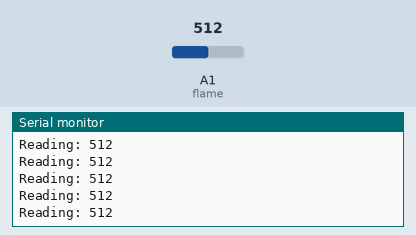
Bench run of a sketch on a simulated Arduino Uno, built with avr-gcc and run on an emulated ATmega328P. Parts: the last lines printed to the serial monitor. Inputs (shaded band) come from the test bench; at power-on: A1 (flame) = 512.

Above: at 1.2 s.
1.3 s: A1 (flame) set to 716
At 1.31 s:
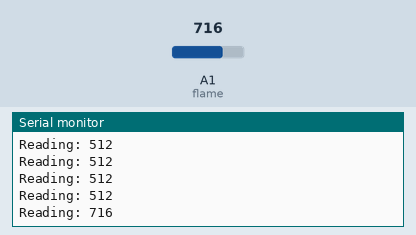
2.8 s: A1 (flame) set to 900
At 2.82 s:
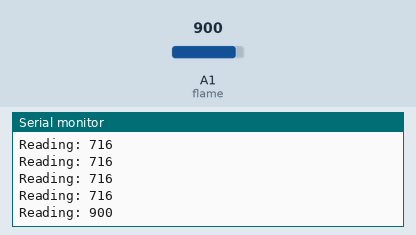
Timing chart, 0 to 5.8 s (numbered marks = the images above; inputs shaded):
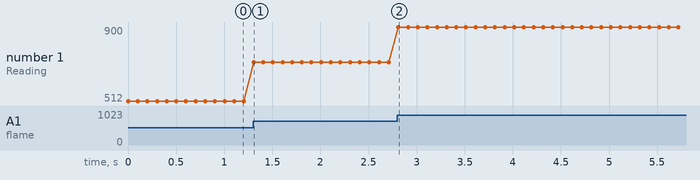

Measured:
- after the input at 1.3 s, the serial monitor: prints a new line at once (image 1)
- after the input at 2.8 s, the serial monitor: prints a new line at once (image 2)
- plotted number 1: 512 → 716 after the input at 1.3 s, 716 → 900 after the input at 2.8 s

The sketch:

Task-1.1.6.ino
```cpp
/*
Author: Sanjana Vani V
Date: 04-02-2026
Board: Arduino Uno R3
Description: Tests reading of Flame Sensor using IR Sensor
*/

const int flame = A1;
int value = 0;

void setup() {
  Serial.begin(9600);
  pinMode(flame, INPUT);
}

void loop() {
  value = analogRead(flame);

  Serial.print("Reading: ");
  Serial.println(value);

  delay(100);
}

/*
Flame Sensor Connections:
VCC - 5V
GND - Ground
O/P - Analog Pin A1

IR Sensor Connections:
VCC - 5V
GND - Ground
*/
```
